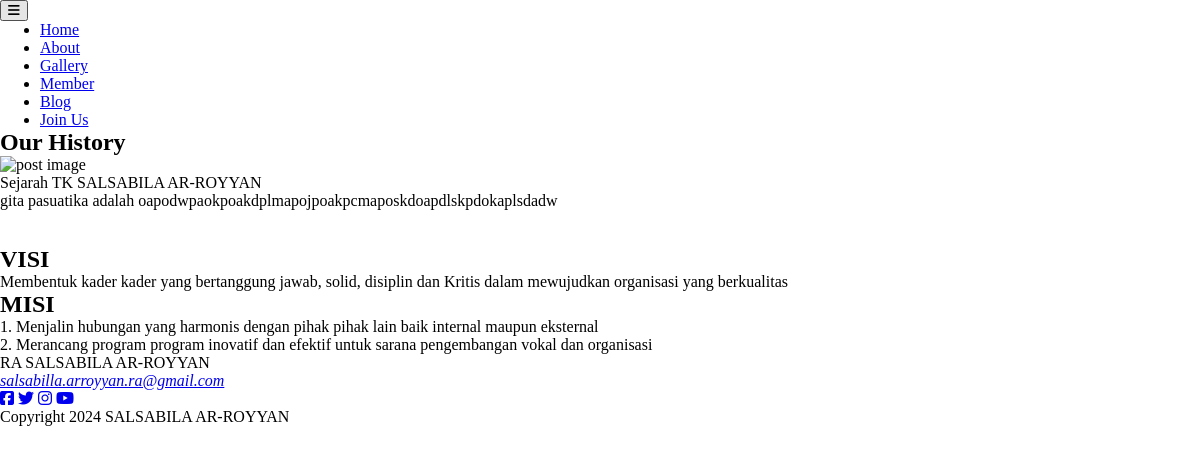
Page /about.php on the committed database.
### tables this page shows
CREATE TABLE `profile` (
  `id_prof` int(11) NOT NULL,
  `gambar` varchar(35) DEFAULT NULL,
  `isi` text NOT NULL
);

CREATE TABLE `visi_misi` (
  `id_vismis` int(11) NOT NULL,
  `visi` text NOT NULL,
  `misi` text NOT NULL
);

### about.php (the view, shortened to what this page needs)
<?php
$koneksi = new mysqli("localhost", "root", "", "gp");
?>
<!DOCTYPE html>
<html lang="en">
<head>
    <link href="fonts/font-awesome.min.css" rel="stylesheet" type="text/css">
    <link rel="stylesheet" href="style.css">
</head>
<body>
    <div id="site-content">
        <?php include 'header.php'; ?>
        <main class="main-content">
            <div class="fullwidth-block inner-content">
                <div class="container">
                    <div class="row">
                        <div class="col-lg-11">
                            <div class="content">
                                <h2 class="entry-title">Our History</h2>
                                <figure class="featured-image">
                                    <img src="images/gambar1.jpg" alt="post image">
                                </figure>
                                <?php
								$ambil = $koneksi->query("SELECT * FROM profile");
								while ($pecah = $ambil->fetch_assoc()) {
								?>
                                <p class="leading">Sejarah TK SALSABILA AR-ROYYAN
                                <p class="leading"><?php echo $pecah['isi']; ?></p>
                                <?php } ?>
                            </div>
                            <br><br>
                            <div class="content judul">
                                <?php
								$ambil = $koneksi->query("SELECT * FROM visi_misi");
								while ($pecah = $ambil->fetch_assoc()) {
								?>
                                <h2 class="entry-title judul">VISI</h2>
                                <p class="leading"><?php echo $pecah['visi']; ?></p>
                                <h2 class="entry-title judul">MISI</h2>
                                <p class="leading"><?php echo $pecah['misi']; ?></p>
                                <?php } ?>
                            </div>
                        </div>
                    </div>
                </div>
            </div>
        </main>
        <?php include 'footer.php'; ?>
    </div>
</body>
</html>

### style.css (style rules this page uses)
* { padding:0px auto; margin:0px auto; }
body { background-color: #fff; background-attachment:fixed; font-family: verdana; }

### rows in the picture
profile: isi "gita pasuatika adalah oapodwpaokpoakdplmapojpoakpcmaposkdoapdlskpdokaplsdadw"
visi_misi: visi "Membentuk kader kader yang bertanggung jawab, solid, disiplin dan Kritis dalam mewujudkan organisasi yang berkualitas", misi "1. Menjalin hubungan yang harmonis dengan pihak pihak lain baik internal maupun eksternal 2. Merancang program program inovatif dan efektif untuk sarana pengembangan vokal dan organisasi"
